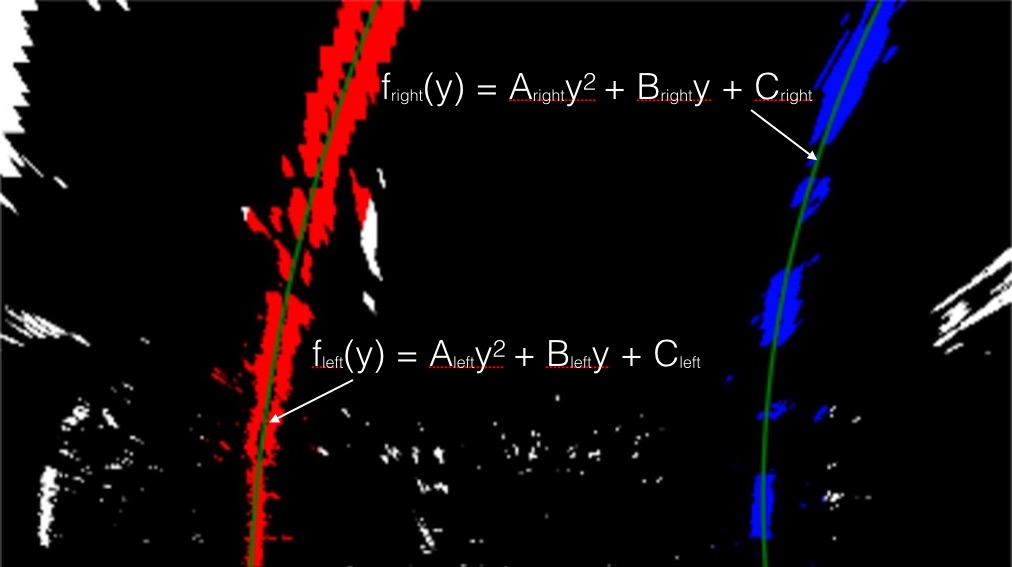
#> input picture examples/color_fit_lines.jpg, 1012 x 567 px; its folder holds only this picture in this run
$ python -i project2Test.py   (imports and definitions only)   (older library calls are emulated)
#> lines starting #> are read from the running program, lines starting #| are printed output that depends on the picture
#> further down, picture is the input picture: shape (567, 1012, 3); mean B, G, R 11.4, 8.2, 15.7
#!/usr/bin/env python3
# -*- coding: utf-8 -*-
"""
Created on Thu Aug  8 23:07:25 2019

@author: chunqi
"""

import numpy as np
import cv2
import glob
import matplotlib.pyplot as plt

# [87 lines left out: functions cameraCalibration, undistort, undistortTest, thresholdImage, thresholdTest, not called in this run]

def birds_eye(img, s=[[592,450],[688,450],[1120,720],[200,720]],d=[[240,0],[1040,0],[1040,720],[240,720]]):
    img_size = (img.shape[1], img.shape[0])
#> img_size = (1012, 567)
    src = np.float32(s)
    dst = np.float32(d)
    M = cv2.getPerspectiveTransform(src, dst)
    warped = cv2.warpPerspective(img, M, img_size)
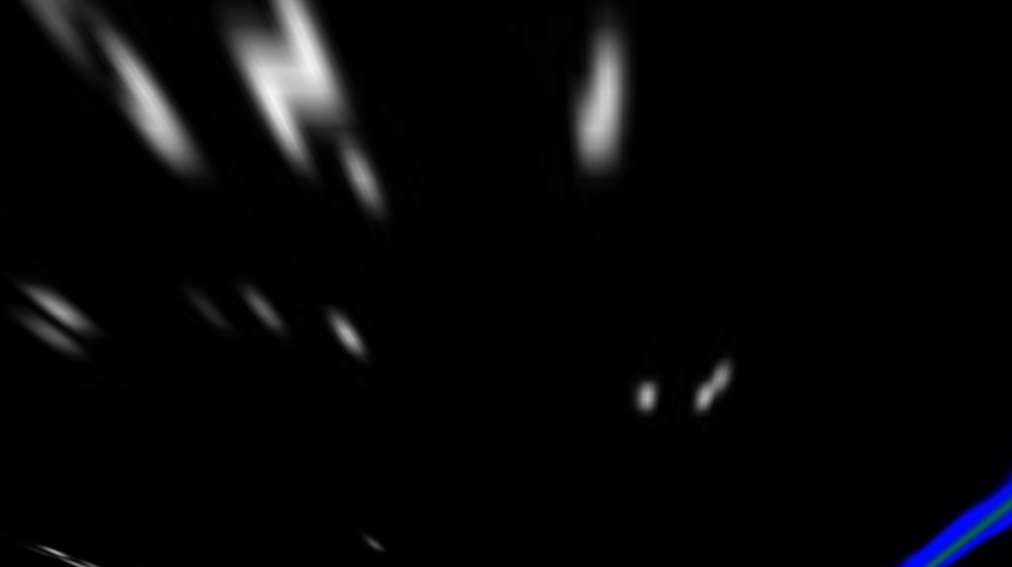
#> warped: shape (567, 1012, 3); mean B, G, R 8.7, 7.6, 7.4
    f, (ax1, ax2) = plt.subplots(1, 2, figsize=(9, 6))
    f.tight_layout()
    ax1.imshow(cv2.cvtColor(img, cv2.COLOR_BGR2RGB))
    ax1.set_title('Undistorted Image', fontsize=20)
    ax2.imshow(cv2.cvtColor(warped, cv2.COLOR_BGR2RGB))
    ax2.set_title('Undistorted and Warped Image', fontsize=20)
    plt.savefig('../output_images/birdeye/straight_lines1.jpg')
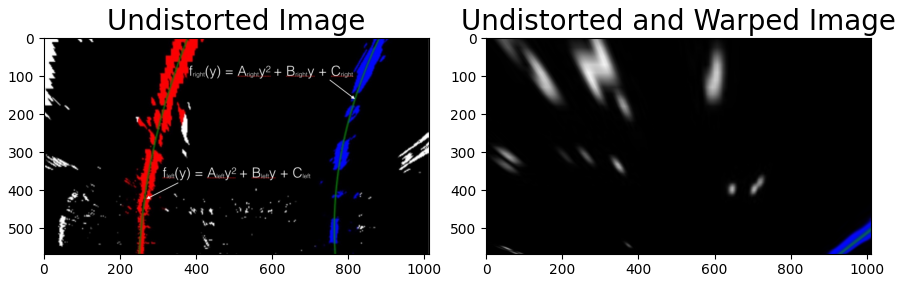
#> figure drawn by matplotlib, 2 panels
    return warped

# [193 lines left out: functions find_lane_pixels, fit_polynomial, fit_poly, search_around_poly, not called in this run]
'''
fname = '../test_images/straight_lines1.jpg'
img = cv2.imread(fname)
objpoints, imgpoints = cameraCalibration()
undist = undistort(img, objpoints, imgpoints)
birdEye = birds_eye(undist)
binaryThreshed = thresholdImage(birdEye)
fit_polynomial(binaryThreshed)
'''

>>> import cv2
>>> picture = cv2.imread('color_fit_lines.jpg')
>>> result = birds_eye(picture)
